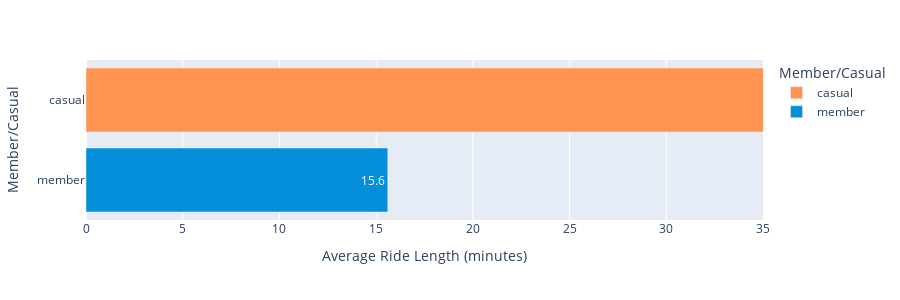

The notebook cell this image was saved under:
### Code cell
fig_4 = round(df.groupby('member_casual', as_index=False).mean(),2)

px.bar(fig_4, y = 'member_casual', x = 'ride_length', range_x = [0,35],
        color = 'member_casual', 
        height = 300,
        text = 'ride_length', 
        labels = {'ride_length': 'Average Ride Length (minutes)', 'member_casual': 'Member/Casual'},
        hover_name = 'member_casual', hover_data = {'member_casual': False, 'ride_length': True}, 
        color_discrete_map = {'casual': '#FF934F', 'member': '#058ED9'})

### Figure 1 — Plotly figure (JSON) as saved in the notebook; plotly's stock layout.template omitted (floating-point values rounded to 4 significant figures)
{"data": [{"alignmentgroup": "True", "hovertemplate": "<b>%{hovertext}</b><br><br>Average Ride Length (minutes)=%{text}<extra></extra>", "hovertext": ["casual"], "legendgroup": "casual", "marker": {"color": "#FF934F", "pattern": {"shape": ""}}, "name": "casual", "offsetgroup": "casual", "orientation": "h", "showlegend": true, "text": [43.96], "textposition": "auto", "type": "bar", "x": [43.96], "xaxis": "x", "y": ["casual"], "yaxis": "y"}, {"alignmentgroup": "True", "hovertemplate": "<b>%{hovertext}</b><br><br>Average Ride Length (minutes)=%{text}<extra></extra>", "hovertext": ["member"], "legendgroup": "member", "marker": {"color": "#058ED9", "pattern": {"shape": ""}}, "name": "member", "offsetgroup": "member", "orientation": "h", "showlegend": true, "text": [15.6], "textposition": "auto", "type": "bar", "x": [15.6], "xaxis": "x", "y": ["member"], "yaxis": "y"}], "layout": {"barmode": "relative", "height": 300, "legend": {"title": {"text": "Member/Casual"}, "tracegroupgap": 0}, "margin": {"t": 60}, "xaxis": {"anchor": "y", "domain": [0, 1], "range": [0, 35], "title": {"text": "Average Ride Length (minutes)"}}, "yaxis": {"anchor": "x", "categoryarray": ["member", "casual"], "categoryorder": "array", "domain": [0, 1], "title": {"text": "Member/Casual"}}}}
